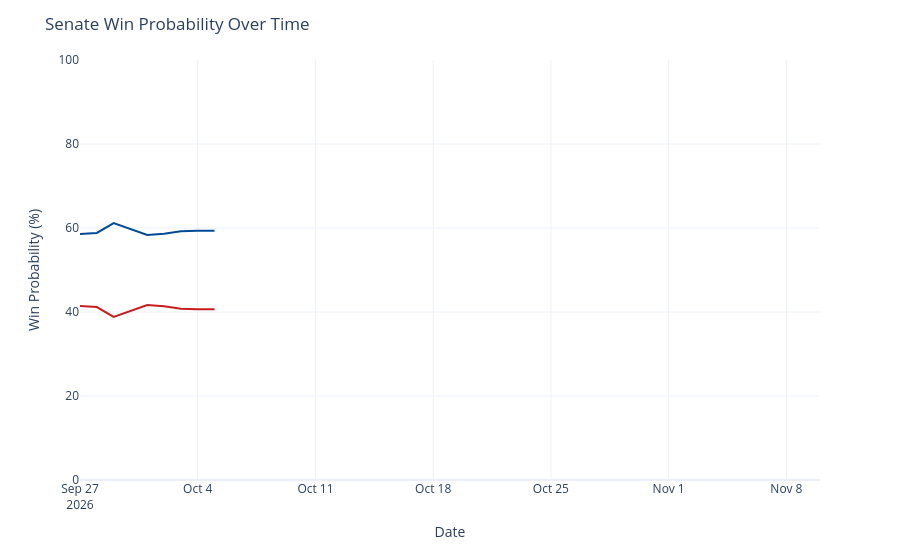

Notebook code for this chart:
### Code cell
chance_over_time = output_ts[(output_ts['geo'] == 'US Senate') &
                             (output_ts['type'] == 'chance')]
chance_over_time['rep_chance'] = chance_over_time['y'].map(lambda x: 100 - x)
chance_over_time = chance_over_time.rename({'y': 'Democrats', 'rep_chance': 'Republicans'}, axis=1)
chance_time_ser = px.line(chance_over_time, x='date', y=['Democrats', 'Republicans'], template='plotly_white',
                         color_discrete_map={'Democrats': '#004b97', 'Republicans': '#c71e1d'},)
chance_time_ser.update_traces(hovertemplate="%{y:.1f}%")
chance_time_ser.update_layout(
    xaxis=dict(range=[pd.to_datetime('2026-09-27'), pd.to_datetime('2026-11-10')]),
    yaxis=dict(range=[0, 100]),
    xaxis_title='Date',
    yaxis_title='Win Probability (%)',
    title=dict(text="Senate Win Probability Over Time"),
    hovermode="x",
    showlegend=False
)
chance_time_ser

### Figure 1 — Plotly figure (JSON) as saved in the notebook; plotly's stock layout.template omitted (floating-point values rounded to 4 significant figures)
{"data": [{"hovertemplate": "%{y:.1f}%", "legendgroup": "Democrats", "line": {"color": "#004b97", "dash": "solid"}, "marker": {"symbol": "circle"}, "mode": "lines", "name": "Democrats", "orientation": "v", "showlegend": true, "type": "scatter", "x": ["2026-09-27", "2026-09-28", "2026-09-29", "2026-09-30", "2026-10-01", "2026-10-02", "2026-10-03", "2026-10-04", "2026-10-05"], "xaxis": "x", "y": [58.6, 58.83, 61.17, 59.8, 58.36, 58.64, 59.21, 59.34, 59.36], "yaxis": "y"}, {"hovertemplate": "%{y:.1f}%", "legendgroup": "Republicans", "line": {"color": "#c71e1d", "dash": "solid"}, "marker": {"symbol": "circle"}, "mode": "lines", "name": "Republicans", "orientation": "v", "showlegend": true, "type": "scatter", "x": ["2026-09-27", "2026-09-28", "2026-09-29", "2026-09-30", "2026-10-01", "2026-10-02", "2026-10-03", "2026-10-04", "2026-10-05"], "xaxis": "x", "y": [41.4, 41.17, 38.83, 40.2, 41.64, 41.36, 40.79, 40.66, 40.64], "yaxis": "y"}], "layout": {"hovermode": "x", "legend": {"title": {"text": "variable"}, "tracegroupgap": 0}, "margin": {"t": 60}, "showlegend": false, "title": {"text": "Senate Win Probability Over Time"}, "xaxis": {"anchor": "y", "domain": [0, 1], "range": ["2026-09-27T00:00:00", "2026-11-10T00:00:00"], "title": {"text": "Date"}}, "yaxis": {"anchor": "x", "domain": [0, 1], "range": [0, 100], "title": {"text": "Win Probability (%)"}}}}
